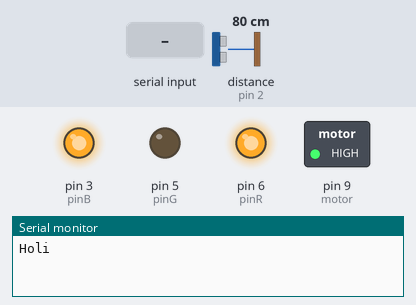
Bench run of a sketch on a simulated Arduino Uno, built with avr-gcc and run on an emulated ATmega328P. On the bench: switched loads named in the sketch (green lamp = pin HIGH), output pins drawn as LEDs (lit = HIGH), the last lines printed to the serial monitor. Wiring (inferred from the names in the program): ultrasonic range finder: trigger pin 4; echo pin 2. The inputs (shaded band) are chosen by the test bench; at power-on: distance to the obstacle (sensor on pin 2) 80 cm. The echo pulse lasts 58.3 µs per cm; the board resets itself during the run and starts again; pins used as bus, display or sensor lines are not drawn.

Above: at 1.2 s.
1.3 s: "muere\n" received over Serial
At 4.1 s:
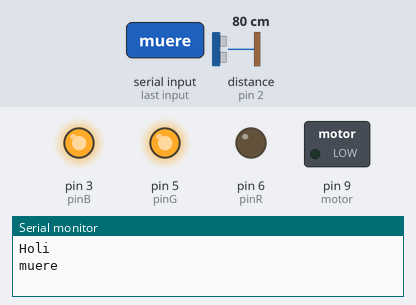
At 6.8 s:
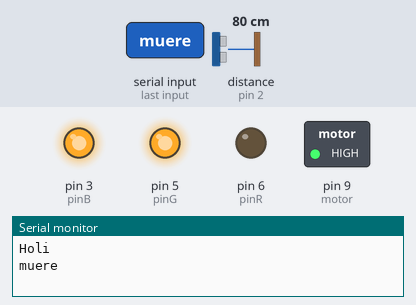
Timing chart, 0 to 9.0 s (numbered marks = the images above; inputs shaded):
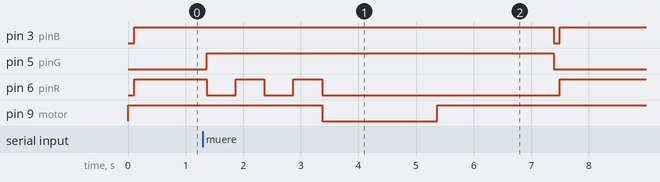

Measured:
- after the input at 1.3 s, pin 3 (pinB): HIGH → LOW after 6.1 s, → HIGH 0.11 s later; pin 5 (pinG): LOW → HIGH after 0.07 s, → LOW 6.0 s later; pin 6 (pinR): goes LOW 0.50 s, HIGH 0.50 s, LOW 0.50 s, HIGH 0.50 s, LOW 4.1 s, then HIGH, starting after 0.07 s; pin 9 (motor): HIGH → LOW after 2.1 s, → HIGH 2.0 s later

The sketch:

DEFINITIVOLedMotorUltrasonidos.ino
```cpp
#include <avr/wdt.h> //libreria del watchdog

//ULTRASONIDOS
#define EchoPin 2
#define TriggerPin 4

//MOTOR
int motor = 9;

//LED
int pinR=6;
int pinG=5;
int pinB=3;

//Variables
String Lectura= "0";
int numVida = 0;

void setup() {
  //ULTRASONIDOS
  pinMode(TriggerPin, OUTPUT);
  pinMode(EchoPin, INPUT);

  //MOTOR
  pinMode(motor, OUTPUT);
  digitalWrite(motor, HIGH);

  //LED
  pinMode(pinR,OUTPUT);
  pinMode(pinG,OUTPUT);
  pinMode(pinB,OUTPUT);

  Serial.begin(9600);
  Serial.println("Holi");
}

void loop() {
//ENCENDEMOS ULTRASONIDOS
  digitalWrite(TriggerPin, LOW);
  delayMicroseconds(2);
  digitalWrite(TriggerPin, HIGH);
  delayMicroseconds(10);
  digitalWrite(TriggerPin, LOW);
  int valorEntrada = pulseIn(EchoPin, HIGH);
  //delayMicroseconds(2);
  int distancia = valorEntrada/58.2; //valor en cm


   if(distancia>7 && distancia<25){
    Serial.println("PRESS");
   }
   delay(100);


//RECIBIR LECTURA
  if(Serial.available() > 0){
    Lectura = Serial.readStringUntil('\n');
    Lectura = Lectura.substring(0, Lectura.length());
    Serial.println(Lectura);
    }

//RECIBE PIERDE VIDA
  if(Lectura =="pierdeVida"){
    //VALOR numVida
    numVida++;
    Serial.print("numVida: ");
    Serial.println(numVida);

    //ENCENDEMOS MOTOR
    digitalWrite(motor, LOW);
    delay(1000);
    //analogWrite(motor, 0);
    digitalWrite(motor, HIGH);

    Lectura = "0";
  }

//CAMBIOS DE COLORES LED
    if(numVida== 0 || numVida == 1 || numVida == 2 || numVida == 3){
      analogWrite(pinG, 0);
      analogWrite(pinR, 255);
      analogWrite(pinB, 255);
    }

    if(numVida== 4 || numVida == 5){
      analogWrite(pinG, 0);
      analogWrite(pinR, 100);
      analogWrite(pinB, 255);
    }

    if(numVida== 6 || numVida == 7){
      analogWrite(pinG, 255);
      analogWrite(pinR, 0);
      analogWrite(pinB, 255);
    }

    if(numVida == 7 || Lectura=="muere"){
      analogWrite(pinG, 255);
      analogWrite(pinR, 0);
      analogWrite(pinB, 255);
      delay(500);
      analogWrite(pinG, 255);
      analogWrite(pinR, 255);
      analogWrite(pinB, 255);
      delay(500);
      analogWrite(pinG, 255);
      analogWrite(pinR, 0);
      analogWrite(pinB, 255);
      delay(500);
      analogWrite(pinG, 255);
      analogWrite(pinR, 255);
      analogWrite(pinB, 255);
      delay(500);
      analogWrite(pinG, 255);
      analogWrite(pinR, 0);
      analogWrite(pinB, 255);

      //ENCENDEMOS MOTOR
    digitalWrite(motor, LOW);
    delay(2000);
    //analogWrite(motor, 0);
    digitalWrite(motor, HIGH);

      delay(2000);

      reset();
    }
}

void reset(){
  wdt_enable(WDTO_15MS);
  while(1){};
}

//1, 2, 3 VERDE
//4, 5 AMARILLO/NARANJA
//6, 7 ROJO
```
